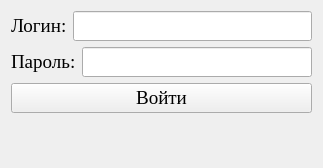
<?xml version="1.0" encoding="UTF-8"?>
<ui version="4.0">
 <class>Form</class>
 <widget class="QWidget" name="Form">
  <property name="geometry">
   <rect>
    <x>0</x>
    <y>0</y>
    <width>323</width>
    <height>168</height>
   </rect>
  </property>
  <property name="font">
   <font>
    <family>Times New Roman</family>
    <pointsize>14</pointsize>
   </font>
  </property>
  <property name="windowTitle">
   <string>Form</string>
  </property>
  <layout class="QVBoxLayout" name="verticalLayout">
   <item>
    <layout class="QHBoxLayout" name="horizontalLayout">
     <item>
      <widget class="QLabel" name="label">
       <property name="text">
        <string>Логин:</string>
       </property>
      </widget>
     </item>
     <item>
      <widget class="QLineEdit" name="input_login"/>
     </item>
    </layout>
   </item>
   <item>
    <layout class="QHBoxLayout" name="horizontalLayout_2">
     <item>
      <widget class="QLabel" name="label_2">
       <property name="text">
        <string>Пароль:</string>
       </property>
      </widget>
     </item>
     <item>
      <widget class="QLineEdit" name="input_password"/>
     </item>
    </layout>
   </item>
   <item>
    <widget class="QPushButton" name="button_sign_in">
     <property name="text">
      <string>Войти</string>
     </property>
    </widget>
   </item>
   <item>
    <widget class="QLabel" name="status">
     <property name="text">
      <string/>
     </property>
    </widget>
   </item>
  </layout>
 </widget>
 <resources/>
 <connections/>
</ui>
